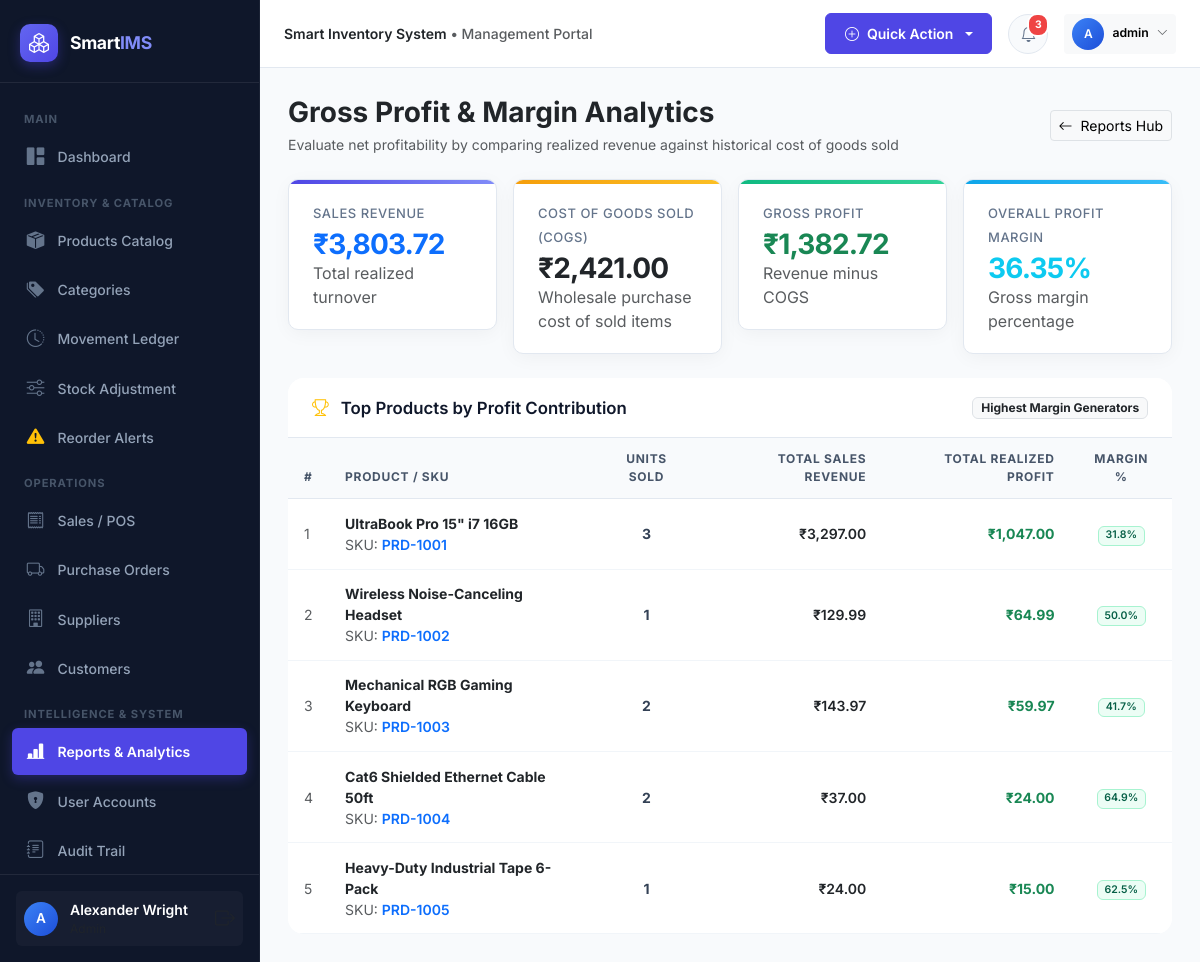
/reports/profit (signed in), run on the app's committed database.
### models/user.py (models this page shows, shortened)
class User(UserMixin, db.Model):
    __tablename__ = 'users'
    id = db.Column(db.Integer, primary_key=True)
    username = db.Column(db.String(64), unique=True, nullable=False, index=True)
    email = db.Column(db.String(120), unique=True, nullable=False, index=True)
    password_hash = db.Column(db.String(256), nullable=False)
    full_name = db.Column(db.String(100), nullable=False)
    phone = db.Column(db.String(25))
    role_id = db.Column(db.Integer, db.ForeignKey('roles.id'), nullable=False)
    is_active = db.Column(db.Boolean, default=True)
    last_login = db.Column(db.DateTime)
    created_at = db.Column(db.DateTime, default=datetime.utcnow)
    updated_at = db.Column(db.DateTime, default=datetime.utcnow, onupdate=datetime.utcnow)
    role = db.relationship('Role', back_populates='users')
    purchases = db.relationship('PurchaseOrder', back_populates='user', lazy='dynamic')
    sales = db.relationship('Sale', back_populates='user', lazy='dynamic')
    inventory_transactions = db.relationship('InventoryTransaction', back_populates='user', lazy='dynamic')
    stock_adjustments = db.relationship('StockAdjustment', back_populates='user', lazy='dynamic')
    audit_logs = db.relationship('AuditLog', back_populates='user', lazy='dynamic')
    def has_role(self, *role_names):
        if not self.role:
            return False
        return self.role.name in role_names
    @property
    def is_admin(self):
        return self.role and self.role.name == 'Admin'

### models/product.py (models this page shows, shortened)
class Product(db.Model):
    __tablename__ = 'products'
    id = db.Column(db.Integer, primary_key=True)
    sku = db.Column(db.String(64), unique=True, nullable=False, index=True)
    name = db.Column(db.String(200), nullable=False, index=True)
    description = db.Column(db.Text)
    category_id = db.Column(db.Integer, db.ForeignKey('categories.id'), nullable=False)
    supplier_id = db.Column(db.Integer, db.ForeignKey('suppliers.id'), nullable=True)
    purchase_price = db.Column(db.Float, default=0.0, nullable=False)
    selling_price = db.Column(db.Float, default=0.0, nullable=False)
    current_stock = db.Column(db.Integer, default=0, nullable=False)
    min_stock_level = db.Column(db.Integer, default=10, nullable=False)
    image_url = db.Column(db.String(255), default='default_product.png')
    status = db.Column(db.String(20), default='Active', index=True)  # Active, Inactive, Discontinued
    created_at = db.Column(db.DateTime, default=datetime.utcnow)
    updated_at = db.Column(db.DateTime, default=datetime.utcnow, onupdate=datetime.utcnow)
    category = db.relationship('Category', back_populates='products')
    supplier = db.relationship('Supplier', back_populates='products')
    purchase_items = db.relationship('PurchaseItem', back_populates='product', cascade='all, delete-orphan')
    sale_items = db.relationship('SaleItem', back_populates='product', cascade='all, delete-orphan')
    inventory_transactions = db.relationship('InventoryTransaction', back_populates='product', cascade='all, delete-orphan')
    stock_adjustments = db.relationship('StockAdjustment', back_populates='product', cascade='all, delete-orphan')

### routes/reports.py (the view)
@reports_bp.route('/reports/profit')
@login_required
def profit_report():
    sales = Sale.query.filter(Sale.status == 'Completed').all()
    total_sales_revenue = sum(s.total_amount for s in sales)
    total_cogs = sum(s.total_cost for s in sales)
    gross_profit = total_sales_revenue - total_cogs
    profit_margin = round((gross_profit / total_sales_revenue * 100), 2) if total_sales_revenue > 0 else 0.0
    top_items = db.session.query(
        Product.name,
        Product.sku,
        func.sum(SaleItem.quantity).label('total_qty_sold'),
        func.sum(SaleItem.total_price).label('total_sales_val'),
        func.sum((SaleItem.unit_price - SaleItem.cost_price) * SaleItem.quantity).label('total_item_profit')
    ).join(SaleItem, Product.id == SaleItem.product_id)\
     .join(Sale, Sale.id == SaleItem.sale_id)\
     .filter(Sale.status == 'Completed')\
     .group_by(Product.id)\
     .order_by(func.sum((SaleItem.unit_price - SaleItem.cost_price) * SaleItem.quantity).desc())\
     .limit(10).all()
    return render_template(
        'reports/profit_report.html',
        total_sales_revenue=total_sales_revenue,
        total_cogs=total_cogs,
        gross_profit=gross_profit,
        profit_margin=profit_margin,
        top_items=top_items
    )

### models/sale.py (called while the page is built)
    @property
    def total_cost(self):
        return sum(item.cost_price * item.quantity for item in self.items)

### utils/helpers.py (called while the page is built)
def format_currency(value):
    try:
        val = float(value or 0)
        return f"{Config.CURRENCY_SYMBOL}{val:,.2f}"
    except (ValueError, TypeError):
        return f"{Config.CURRENCY_SYMBOL}0.00"

### templates/reports/profit_report.html (shortened to what this page needs)
{% extends "base.html" %}
{% block content %}
<div class="d-flex align-items-center justify-content-between mb-4 flex-wrap gap-2">
  <div>
    <h3 class="fw-bold text-dark mb-1">Gross Profit & Margin Analytics</h3>
    <p class="text-muted small mb-0">Evaluate net profitability by comparing realized revenue against historical cost of goods sold</p>
  </div>
  <a href="{{ url_for('reports.index') }}" class="btn btn-sm btn-light border">
    <i class="bi bi-arrow-left me-1"></i> Reports Hub
  </a>
</div>
<div class="row g-3 mb-4">
  <div class="col-md-3 col-sm-6">
    <div class="stat-card primary">
      <span class="stat-label">Sales Revenue</span>
      <div class="stat-value text-primary mt-1">{{ total_sales_revenue|currency }}</div>
      <span class="text-muted extra-small">Total realized turnover</span>
    </div>
  </div>
  <div class="col-md-3 col-sm-6">
    <div class="stat-card warning">
      <span class="stat-label">Cost of Goods Sold (COGS)</span>
      <div class="stat-value text-dark mt-1">{{ total_cogs|currency }}</div>
      <span class="text-muted extra-small">Wholesale purchase cost of sold items</span>
    </div>
  </div>
  <div class="col-md-3 col-sm-6">
    <div class="stat-card success">
      <span class="stat-label">Gross Profit</span>
      <div class="stat-value text-success mt-1">{{ gross_profit|currency }}</div>
      <span class="text-muted extra-small">Revenue minus COGS</span>
    </div>
  </div>
  <div class="col-md-3 col-sm-6">
    <div class="stat-card info">
      <span class="stat-label">Overall Profit Margin</span>
      <div class="stat-value text-info mt-1">{{ profit_margin }}%</div>
      <span class="text-muted extra-small">Gross margin percentage</span>
    </div>
  </div>
</div>
<div class="card border-0 shadow-card rounded-4 overflow-hidden">
  <div class="content-card-header bg-white">
    <h5 class="content-card-title mb-0">
      <i class="bi bi-trophy text-warning me-1"></i> Top Products by Profit Contribution
    </h5>
    <span class="badge bg-light text-dark border">Highest Margin Generators</span>
  </div>
  <div class="table-responsive">
    <table class="table table-custom mb-0">
      <thead>
        <tr>
          <th>#</th>
          <th>Product / SKU</th>
          <th class="text-center">Units Sold</th>
          <th class="text-end">Total Sales Revenue</th>
          <th class="text-end">Total Realized Profit</th>
          <th class="text-center">Margin %</th>
        </tr>
      </thead>
      <tbody>
        {% for item in top_items %}
        <tr>
          <td class="text-muted extra-small">{{ loop.index }}</td>
          <td>
            <span class="fw-bold text-dark d-block">{{ item.name }}</span>
            <span class="text-muted extra-small">SKU: <span class="fw-semibold text-primary">{{ item.sku }}</span></span>
          </td>
          <td class="text-center fw-bold">{{ item.total_qty_sold }}</td>
          <td class="text-end fw-semibold text-dark">{{ item.total_sales_val|currency }}</td>
          <td class="text-end fw-bold text-success">{{ item.total_item_profit|currency }}</td>
          <td class="text-center">
            {% if item.total_sales_val > 0 %}
              {% set m = (item.total_item_profit / item.total_sales_val * 100)|round(1) %}
              <span class="badge badge-soft-success">{{ m }}%</span>
            {% else %}
              <span class="badge badge-soft-secondary">0%</span>
            {% endif %}
          </td>
        </tr>
        {% else %}
        <tr>
          <td colspan="6" class="text-center py-4 text-muted">No sales records to calculate profit margins.</td>
        </tr>
        {% endfor %}
      </tbody>
    </table>
  </div>
</div>
{% endblock %}

### templates/base.html (shortened to what this page needs)
<!DOCTYPE html>
<html lang="en">
<head>
  <link href="https://cdn.jsdelivr.net/npm/bootstrap@5.3.3/dist/css/bootstrap.min.css" rel="stylesheet">
  <link href="https://cdn.jsdelivr.net/npm/bootstrap-icons@1.11.3/font/bootstrap-icons.min.css" rel="stylesheet">
  <link href="{{ url_for('static', filename='css/style.css') }}" rel="stylesheet">
</head>
<body>
{% if current_user.is_authenticated %}
  <aside id="sidebar-wrapper">
    <div class="sidebar-brand">
      <div class="sidebar-brand-icon">
        <i class="bi bi-boxes"></i>
      </div>
      <div class="sidebar-brand-text">Smart<span>IMS</span></div>
    </div>
    <div class="sidebar-menu">
      <div class="sidebar-heading">Main</div>
      <a href="{{ url_for('dashboard.index') }}" class="nav-link-custom {% if request.endpoint == 'dashboard.index' %}active{% endif %}">
        <i class="bi bi-grid-1x2-fill"></i>
        <span>Dashboard</span>
      </a>
      <div class="sidebar-heading">Inventory & Catalog</div>
      <a href="{{ url_for('products.index') }}" class="nav-link-custom {% if request.endpoint and request.endpoint.startswith('products.') %}active{% endif %}">
        <i class="bi bi-box-seam-fill"></i>
        <span>Products Catalog</span>
      </a>
      <a href="{{ url_for('categories.index') }}" class="nav-link-custom {% if request.endpoint and request.endpoint.startswith('categories.') %}active{% endif %}">
        <i class="bi bi-tags-fill"></i>
        <span>Categories</span>
      </a>
      <a href="{{ url_for('inventory.ledger') }}" class="nav-link-custom {% if request.endpoint == 'inventory.ledger' %}active{% endif %}">
        <i class="bi bi-clock-history"></i>
        <span>Movement Ledger</span>
      </a>
      <a href="{{ url_for('inventory.adjust') }}" class="nav-link-custom {% if request.endpoint == 'inventory.adjust' %}active{% endif %}">
        <i class="bi bi-sliders"></i>
        <span>Stock Adjustment</span>
      </a>
      <a href="{{ url_for('inventory.reorder') }}" class="nav-link-custom {% if request.endpoint == 'inventory.reorder' %}active{% endif %}">
        <i class="bi bi-exclamation-triangle-fill text-warning"></i>
        <span>Reorder Alerts</span>
      </a>
      <div class="sidebar-heading">Operations</div>
      <a href="{{ url_for('sales.index') }}" class="nav-link-custom {% if request.endpoint and request.endpoint.startswith('sales.') %}active{% endif %}">
        <i class="bi bi-receipt"></i>
        <span>Sales / POS</span>
      </a>
      <a href="{{ url_for('purchases.index') }}" class="nav-link-custom {% if request.endpoint and request.endpoint.startswith('purchases.') %}active{% endif %}">
        <i class="bi bi-truck"></i>
        <span>Purchase Orders</span>
      </a>
      <a href="{{ url_for('suppliers.index') }}" class="nav-link-custom {% if request.endpoint and request.endpoint.startswith('suppliers.') %}active{% endif %}">
        <i class="bi bi-building"></i>
        <span>Suppliers</span>
      </a>
      <a href="{{ url_for('customers.index') }}" class="nav-link-custom {% if request.endpoint and request.endpoint.startswith('customers.') %}active{% endif %}">
        <i class="bi bi-people-fill"></i>
        <span>Customers</span>
      </a>
      <div class="sidebar-heading">Intelligence & System</div>
      <a href="{{ url_for('reports.index') }}" class="nav-link-custom {% if request.endpoint and request.endpoint.startswith('reports.') %}active{% endif %}">
        <i class="bi bi-bar-chart-line-fill"></i>
        <span>Reports & Analytics</span>
      </a>
      {% if current_user.is_admin %}
      <a href="{{ url_for('users.index') }}" class="nav-link-custom {% if request.endpoint and request.endpoint.startswith('users.') %}active{% endif %}">
        <i class="bi bi-shield-lock-fill"></i>
        <span>User Accounts</span>
      </a>
      <a href="{{ url_for('audit.index') }}" class="nav-link-custom {% if request.endpoint == 'audit.index' %}active{% endif %}">
        <i class="bi bi-journal-text"></i>
        <span>Audit Trail</span>
      </a>
      {% endif %}
    </div>
    <div class="sidebar-footer">
      <div class="user-badge">
        <div class="user-avatar-sm">
          {{ current_user.full_name[:1] }}
        </div>
        <div class="overflow-hidden flex-grow-1">
          <div class="text-white text-truncate fw-semibold small">{{ current_user.full_name }}</div>
          <div class="text-muted extra-small text-truncate" style="font-size:0.75rem;">{{ current_user.role.name }}</div>
        </div>
        <a href="{{ url_for('auth.logout') }}" class="text-muted hover-white ms-1" title="Sign Out">
          <i class="bi bi-box-arrow-right fs-5"></i>
        </a>
      </div>
    </div>
  </aside>
  <div id="page-content-wrapper">
    <nav class="top-navbar">
      <div class="d-flex align-items-center gap-3">
        <div class="d-none d-md-block text-muted small fw-medium">
          <span class="text-dark fw-semibold">{{ app_config.COMPANY_NAME }}</span> &bull; Management Portal
        </div>
      </div>
      <div class="d-flex align-items-center gap-3">
        <div class="dropdown">
          <button class="btn btn-sm btn-primary dropdown-toggle d-flex align-items-center gap-2" type="button" data-bs-toggle="dropdown">
            <i class="bi bi-plus-circle"></i>
            <span class="d-none d-sm-inline">Quick Action</span>
          </button>
        </div>
        <div class="dropdown">
          <button class="nav-icon-btn" type="button" data-bs-toggle="dropdown" aria-expanded="false">
            <i class="bi bi-bell"></i>
            <span id="notif-badge" class="pulse-badge" style="{% if unread_notifications_count == 0 %}display:none;{% endif %}">
              {{ unread_notifications_count }}
            </span>
          </button>
        </div>
        <div class="dropdown">
          <button class="btn btn-sm btn-light border-0 d-flex align-items-center gap-2" type="button" data-bs-toggle="dropdown">
            <div class="user-avatar-sm" style="width: 32px; height: 32px; font-size: 0.75rem;">
              {{ current_user.full_name[:1] }}
            </div>
            <span class="d-none d-md-inline small fw-semibold">{{ current_user.username }}</span>
            <i class="bi bi-chevron-down extra-small text-muted" style="font-size:0.7rem;"></i>
          </button>
        </div>
      </div>
    </nav>
    <main class="main-body-container">
      {% block content %}{% endblock %}
    </main>
  </div>
{% else %}
  <main class="w-100 min-vh-100 d-flex align-items-center justify-content-center p-3">
    {% block auth_content %}{% endblock %}
  </main>
{% endif %}
</body>
</html>

### data on the page
User: full_name "A", full_name "Alexander Wright", username "admin"
Product: name "UltraBook Pro 15\" i7 16GB", sku "PRD-1001", total_qty_sold "3", total_sales_val "₹3,297.00", total_item_profit "₹1,047.00", m "31.8"
Product: name "Wireless Noise-Canceling Headset", sku "PRD-1002", total_qty_sold "1", total_sales_val "₹129.99", total_item_profit "₹64.99", m "50.0"
Product: name "Mechanical RGB Gaming Keyboard", sku "PRD-1003", total_qty_sold "2", total_sales_val "₹143.97", total_item_profit "₹59.97", m "41.7"
Product: name "Cat6 Shielded Ethernet Cable 50ft", sku "PRD-1004", total_qty_sold "2", total_sales_val "₹37.00", total_item_profit "₹24.00", m "64.9"
Product: name "Heavy-Duty Industrial Tape 6-Pack", sku "PRD-1005", total_qty_sold "1", total_sales_val "₹24.00", total_item_profit "₹15.00", m "62.5"

### other printed values
{{ app_config.COMPANY_NAME }} "Smart Inventory System"
{{ unread_notifications_count }} "3"
{{ total_sales_revenue|currency }} "₹3,803.72"
{{ total_cogs|currency }} "₹2,421.00"
{{ gross_profit|currency }} "₹1,382.72"
{{ profit_margin }} "36.35"
